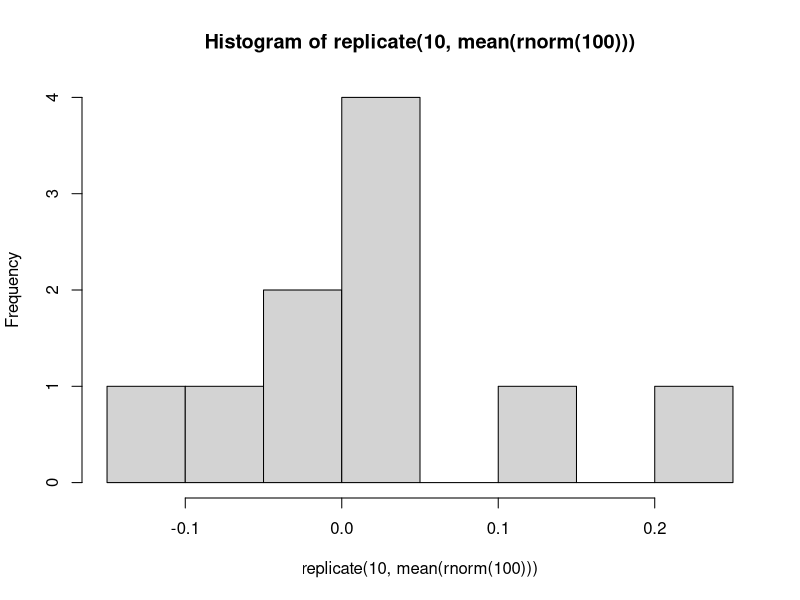
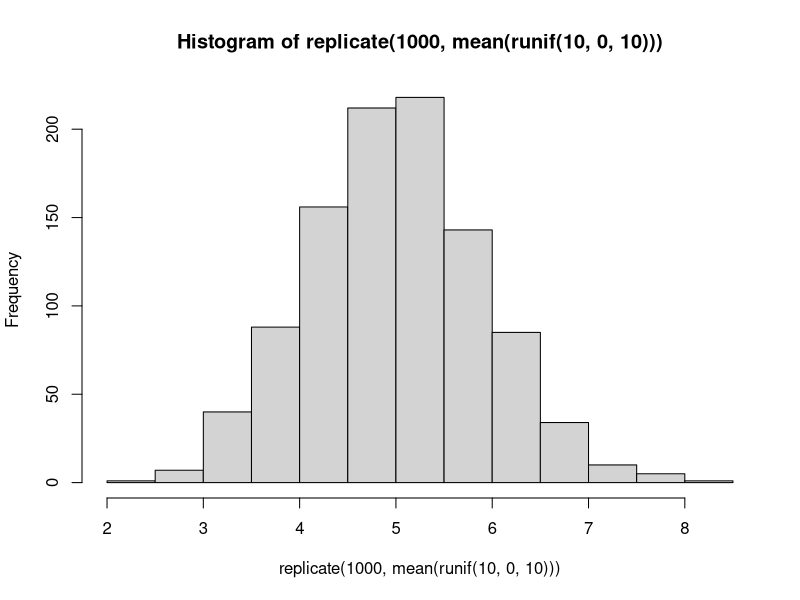
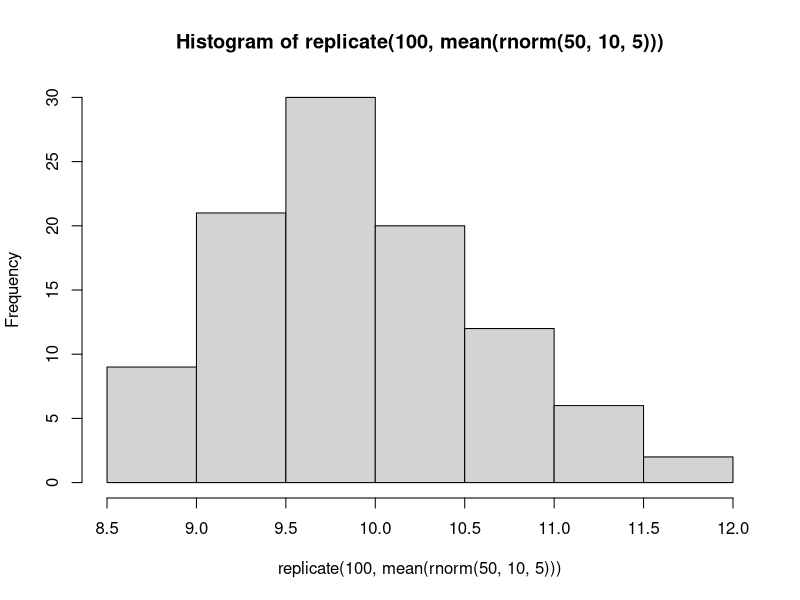
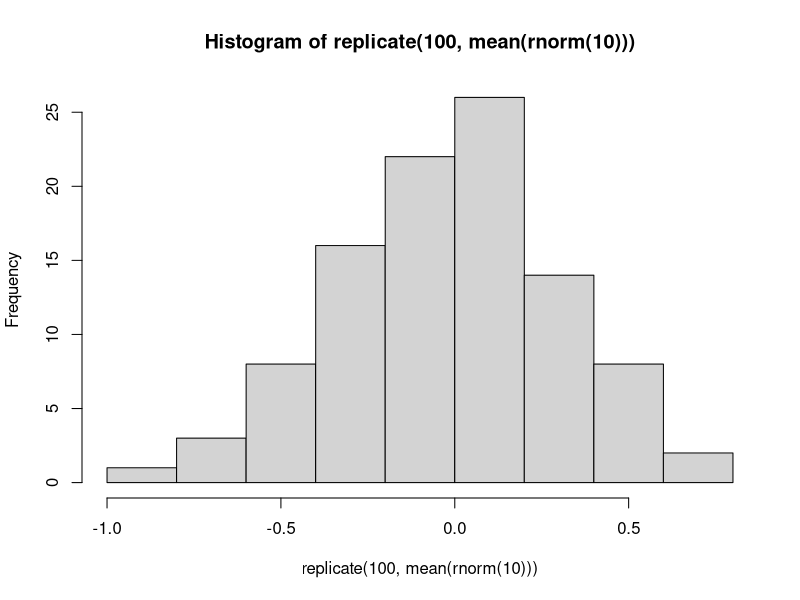
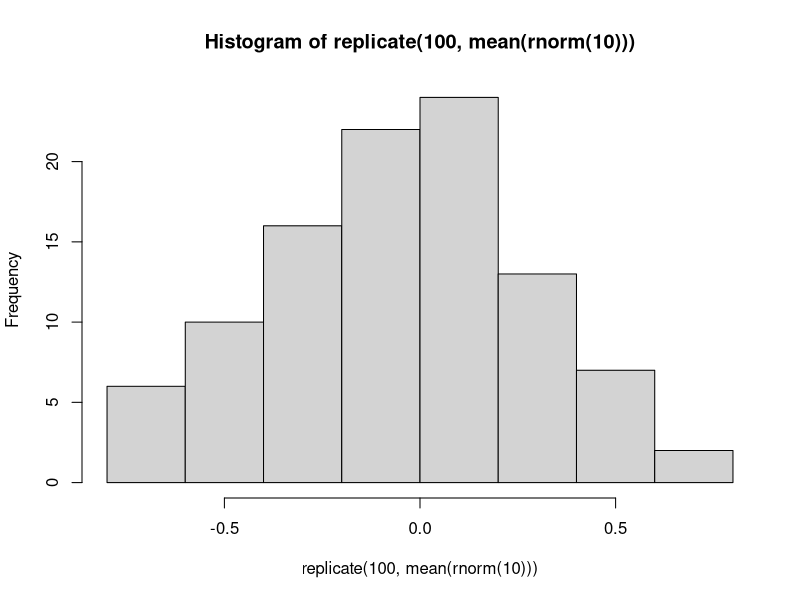
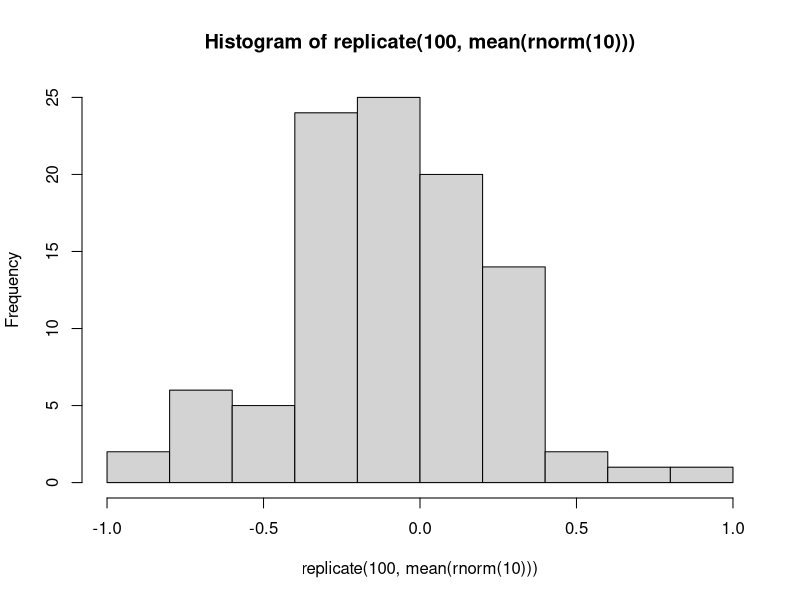
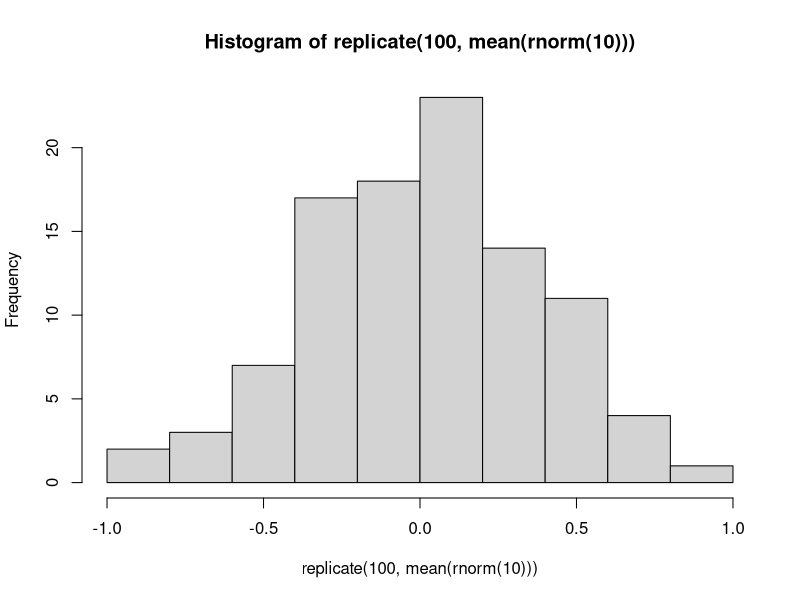
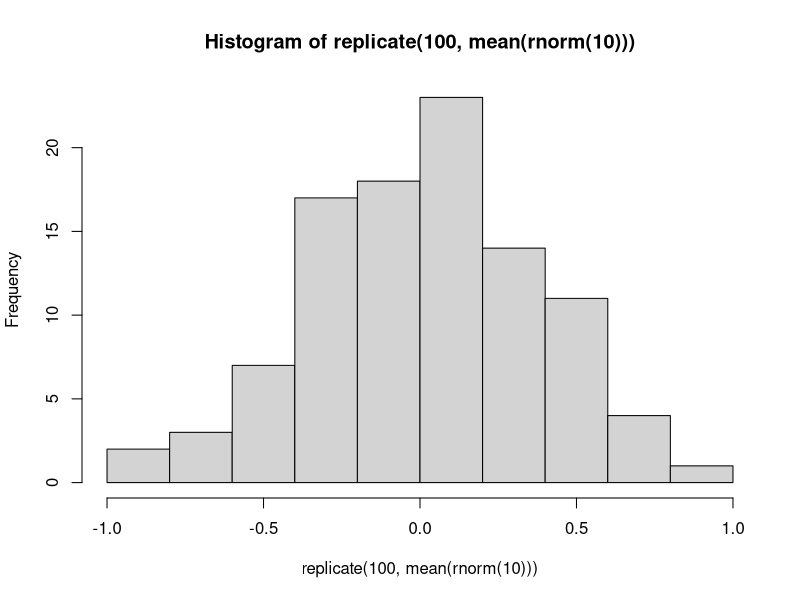

Reproduce these figures in R, in order.
###############################################################################################################
# This R script contains                                                                                      #
#  - the examples shown in the step-by-step workshop pages                                                    #
#    (for you to run line-by-line to observe the outcome, or to modify and play with)                         #
#  - space called 'YOUR TURN' for you to write your own code to answer the exercices from the workshop pages  #
#  - a possible solution to those exercices (indented)                                                        #
###############################################################################################################

#~~~~~~~~~ Random Numbers Generators and sampling theory

# sample 

## x is a sequence
x <- 1:10
x
?sample # default: replace = FALSE
sample(x)
sample(x, replace = TRUE)
sample(letters, size = 10)
sample(x, size = 100, replace = TRUE)

## x is a vector of combined values
x <- c(1,5,8)
x
sample(x, size = 6, replace = TRUE)




# YOUR TURN: generate random numbers
## Sample 100 values between 3 and 103 with replacement









    ### possible solutions
    x <- 3:103
    sample(x, 100, replace=TRUE)



# random number generator drawing from specific distributions
?runif  # runif(n, min, max) 
?rpois  # rpois(n, lambda) 
?rnorm  # rnorm(n, mean, sd) 
?rbinom # rbinom(n, prob)	



# YOUR TURN: generate random numbers
## Draw 100 values from a normal distribution with a mean of 0 and a sd of 1


    
    
    
    
    
    

    ### possible solutions
    rnorm(n=100, mean=0, sd=1)
    rnorm(100,0,1) # you do not need to label the arguments if you provide them in their default order
    rnorm(100) # if you sample from a normal distribution with a mean of 0 and a sd of 1, you do not need to provide them, they are the defaults

## Draw 50 values from a normal distribution with a mean of 10 and sd of 5


    
    
    
    
    
    

    ### possible solutions
    rnorm(50, 10, 5) 
    rnorm(sd=5, mean=10, n=50) # if you do not know what order is the default, label your arguments and input them in the order you want!

## Draw 1000 values from a poisson distribution with a lambda of 50


    
    
    
    
    
    

    ### possible solutions
    rpois(n=1000, lambda=50)
    rpois(1000, 50)

## Draw 30 values from a uniform distribution between 0 and 10


    
    
    
    


    ### possible solutions
    runif(n=30, min=0, max=10)
    runif(30, 0, 10)




# repeat 
?replicate # replicate(n, expression)
rnorm(10)
mean(rnorm(10))
replicate(10,rnorm(10))
replicate(10, mean(rnorm(100)))
hist(replicate(10, mean(rnorm(100))))

# YOUR TURN: generate random numbers, repeat, and plot
## Replicate 1000 times the mean of 10 values drawn from a unifrom distribution between 0 and 10  









    ### possible solutions
    replicate (1000, mean(runif(10, 0, 10)))
    hist(replicate (1000, mean(runif(10, 0, 10))))


## Replicate 100 times the mean of 50 values drawn from a normal distribution of mean 10 and standard deviation 5  




    
    
    
    
    
    
    ### possible solutions
    replicate (100, mean(rnorm(50, 10, 5)))
    hist(replicate (100, mean(rnorm(50, 10, 5))))



# set seed
hist(replicate(100, mean(rnorm(10))))
hist(replicate(100, mean(rnorm(10))))
hist(replicate(100, mean(rnorm(10))))

set.seed(10)
hist(replicate(100, mean(rnorm(10))))

set.seed(10)
hist(replicate(100, mean(rnorm(10))))


# defining sample size within a replication
## single random sample of normal distribution N(0,1) with n=10
set.seed(10)
x <- rnorm(10, mean=0, sd=1)
hist(x, breaks=10, col="grey", xlim=c(-4,4))
abline(v=0, col="red", lty=2, lwd=2)
abline(v=mean(x), col="blue", lwd=2)
par(xpd=TRUE) # turn off clipping of legend
legend(0.9,1.5, c("mean(x)", "0"), 
       lty=c(1, 2), 
       col=c("blue","red"))

## 24 sims of same distribution N(0,1) with n=10
set.seed(10)
x24 <- replicate(24, rnorm(10,0,1))
par(mfrow=c(3,8), mar=c(0,0,0,0))
x24Plot <- apply(x24,2,function(x){
               hist(x, col="grey", xlim=c(-5,5), ylim=c(0,7), breaks=c(-5:5),
                    main="", ylab="", xlab="", xaxt="n", yaxt="n")
               abline(v=mean(x), col="blue", lwd=2)
               abline(v=0, col="red", lty=2, lwd=2)
                })

## distribution of mu and sd from 24 sims N(0,1) with n=10
par(mfrow=c(1,2), mar=c(5,5,1,1))
hist(apply(x24, 2, mean), main="Mean",col="grey", xlim=c(-1,1))
abline(v=0, col="red", lty=2, lwd=2)
hist(apply(x24, 2, sd), main="SD",col="grey", xlim=c(0.6,1.4))
abline(v=1, col="red", lty=2, lwd=2)

## 24 sims of same distribution N(0,1) with n=1000
set.seed(10)
x24b <- replicate(24, rnorm(1000,0,1))
par(mfrow=c(3,8), mar=c(0,0,0,0))
x24bPlot <- apply(x24b,2,function(x){
               hist(x, col="grey", xlim=c(-5,5), ylim=c(0,500), breaks=c(-5:5),
                    main="", ylab="", xlab="", xaxt="n", yaxt="n")
               abline(v=mean(x), col="blue", lwd=2)
               abline(v=0, col="red", lty=2, lwd=2)
               })

## distribution of mu and sd from 24 sims N(0,1) with n=1000
par(mfrow=c(1,2), mar=c(5,5,1,1))
hist(apply(x24b, 2, mean), main="Mean",col="grey", xlim=c(-1,1))
abline(v=0, col="red", lty=2, lwd=2)
hist(apply(x24b, 2, sd), main="SD",col="grey", xlim=c(0.6,1.4))
abline(v=1, col="red", lty=2, lwd=2)

## distribution of mu and sd from 1000 sims N(0,1) with n=10
set.seed(10)
x1000 <- replicate(1000, rnorm(10,0,1))
par(mfrow=c(1,2), mar=c(5,5,1,1))
hist(apply(x1000, 2, mean), main="Mean",col="grey")
abline(v=0, col="red", lty=2, lwd=2)
hist(apply(x1000, 2, sd), main="SD",col="grey")
abline(v=1, col="red", lty=2, lwd=2)


#~~~~~~~~~ Functions

# writing a function
    ## function syntax:
    ## AwesomeFunctionName <- function(argument1, argument2,…){
    ##                                                         do stuff here
    ##                                                        }

# YOUR TURN: write a function 
## that draws a histogram of nrep mean(rnorm(100))













    ### possible solutions
    #### step 1: the action
    mean(rnorm(100))
    #### step 2: replicate the action 1000 times
    replicate(1000, mean(rnorm(100)))
    #### step 3: plot the outcome of those simulations
    hist(replicate(1000, mean(rnorm(100))))
    #### step 4: replicate the action nrep time, with nrep defined outside the function
    nrep <- 1000
    replicate(nrep, mean(rnorm(100)))
    #### step 5: wrap it in a function:
    histrnorm100 <- function (nrep){
      hist(replicate(nrep, mean(rnorm(100))))
    }
    #### step 6: check that the function works
    histrnorm100(9)
    histrnorm100(1000)

    
# YOUR TURN: modify your function
## to draw a histogram of nrep mean(rnorm(n))






    
    
    
    
    
    
    

    
    
    ### possible solutions
    #### step 4: define parameters outside the function
    nrep <- 100
    n <- 10
    replicate(nrep, mean(rnorm(n)))
    #### step 5: wrap the action in a function:
    histrnorm_n <- function (nrep, n){
      hist(replicate(nrep, mean(rnorm(n))))
    }
    #### step 6: check that the function works
    histrnorm_n(10,10)
    histrnorm_n(10,100)
    histrnorm_n(100,100)
    histrnorm_n(1000,100)
    


#~~~~~~~~~ First simulation

# YOUR TURN: draw from the same normal distribution twice 
## and see if the sample differ from each other
## will they differ significantly in 5% of the nrep?
### Figure out how to do a t.test in R  
### Generate two vectors of 10 values drawn from N(0,1) and compare them with a t test  
### Figure out how to extract the p-value from that object (use `str` and your subsetting skills)
### Write a function simT that generates two vectors of n random normals, compare them with a t test and return the p-value  
### Repeat with nrep=20 and draw a histogram for n=10
### Repeat with nrep=100 and draw a histogram for n=10    
    
    
    
    
    
    
    
    
    
    
    
    
    
    

    
    ### possible solutions
    #### Figure out how to do a t.test in R
    ?t.test
    #### Generate two vectors of 50  N(0,1) 
    x1 <- rnorm(50,0,1)
    x2 <- rnorm(50,0,1)
    #### Compare them with a t test
    t.test(x1,x2)
    #### extract p value
    str(t.test(x1,x2))
    t.test(x1,x2)$p.value
    #### write function 
    simT <- function(n){
    x1 <- rnorm(n,0,1)
    x2 <- rnorm(n,0,1)
    t.test(x1, x2)$p.value 
    }
    #### test function
    simT(50)
    
    #### repeat function for n = 10 and for different nrep and plot
    par(mfrow=c(1,2))
    simTRep <- replicate(20, simT(10))
    hist(simTRep, col="grey", breaks=21, main = "nrep=20, n=10", xlab="pvalue")
    abline(v=0.05, lwd=2, lty=2, col="red")
    
    simTRep2 <- replicate(100, simT(10))
    hist(simTRep2, col="grey", breaks=21, main = "nrep=100, n=10", xlab="pvalue")
    abline(v=0.05, lwd=2, lty=2, col="red")
    
    #### repeat function for nrep = 1000 and various n
    par(mfrow=c(1,2))
    simTRep <- replicate(1000, simT(10))
    hist(simTRep, col="grey", breaks=21, main = "nrep=1000, n=10", xlab="pvalue")
    abline(v=0.05, lwd=2, lty=2, col="red")
    
    simTRep2 <- replicate(1000, simT(100))
    hist(simTRep2, col="grey", breaks=21, main = "nrep=1000, n=100", xlab="pvalue")
    abline(v=0.05, lwd=2, lty=2, col="red")


# YOUR TURN: draw from the same distribution twice 
## using a poisson with lambda = 3 rather than normal distribution
## and see how t.test performs

hist(rpois(100,3))














    ### possible solutions
    #### write new function
    simTpoiss <- function(n){
      x1 <- rpois(n,3)
      x2 <- rpois(n,3)
      t.test(x1, x2)$p.value 
    }
    
    #### repeat function for n = 10 and for different nrep and plot
    par(mfrow=c(1,2))
    hist(replicate(20, simTpoiss(10)), breaks =21,main="nrep = 20, n=10", xlab ='pvalue', col="grey")
    abline(v=0.05, lwd=2, lty=2, col="red")
    hist(replicate(100, simTpoiss(10)), breaks =21,main="nrep =100, n=10", xlab ='pvalue', col="grey")
    abline(v=0.05, lwd=2, lty=2, col="red")
    
    #### repeat function for nrep = 1000 and various n
    par(mfrow=c(1,2))
    hist(replicate(1000, simTpoiss(10)), breaks =21, main="nrep = 1000, n=10", xlab ='pvalue', col="grey")
    abline(v=0.05, lwd=2, lty=2, col="red")
    hist(replicate(1000, simTpoiss(100)), breaks =21,main="nrep = 1000, n=100", xlab ='pvalue', col="grey")
    abline(v=0.05, lwd=2, lty=2, col="red")
    

    
#~~~~~~~~~ Simulating an effect 

# we can calculate the power of a t.test for a given sample size using:
power.t.test(n = 40, delta = 0.5, sd = 1)

# YOUR TURN: Use your simulation skills to work out the power empirically:
## Write a function which:
### 1. Draws from two random normal distributions with different means and a given sample size
### 2. Compares the means with a t.test and extracts the p.value
## Then, use that function to replicate the function 1000 times. 
## Calculate the proportion of p-values that are <0.05











    ### possible solution
    #### write new function 
    simT2 <- function(N, m1, m2) {
      # N is sample size per group, m1 is mean of group 1, m2 is mean of group 2
      x1 <- rnorm(N, m1)
      x2 <- rnorm(N, m2)
      t.test(x1, x2)$p.value
    }
    
    ##### repeat the function 1000 times 
    ##### note that we are using a difference of 0.5 between means to match the "delta" 
    ##### used in the power calcution 
    set.seed(100)
    p <- replicate(1000, simT2(N = 40, m1 = 0, m2 = 0.5))
    
    #### plot the results
    par(mfrow=c(1,1))
    hist(p, breaks =21,main="nrep = 1000, n=40, delta = 0.5", xlab ='pvalue', col="grey")
    abline(v=0.05, lwd=2, lty=2, col="red")
    
    #### calculate the proportion "significant" 
    prop.table(table(p<0.05))
    #### power is the probability that the test correctly rejects the null. Since we
    #### know the population paramaters (as we set them in our simulation), we know
    #### that there really is a difference, and the null should be rejected. The power
    #### is therefore the proportion of p.values <0.05
    
    # compare that to the calculation, they give similar results:
    power.t.test(n = 40, delta = 0.5, sd = 1)
